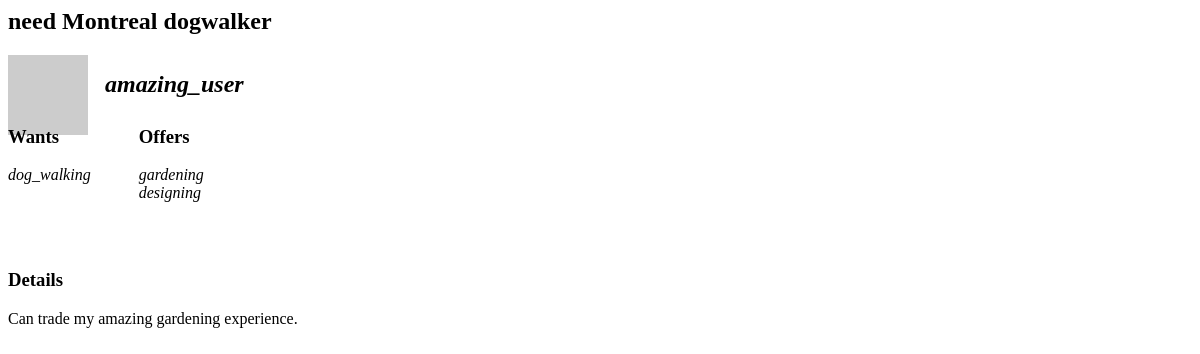
/offers?id=57, run on the app's committed database.
### tables this page shows
CREATE TABLE IF NOT EXISTS `post_details` (
  `id` int(11) NOT NULL AUTO_INCREMENT,
  `post_id` int(11) NOT NULL COMMENT 'FK (posts.id)',
  `service_id` int(11) NOT NULL COMMENT 'FK (services.id)',
  PRIMARY KEY (`id`)
);

CREATE TABLE IF NOT EXISTS `posts` (
  `id` int(11) NOT NULL AUTO_INCREMENT,
  `user_id` int(11) NOT NULL COMMENT 'FK (users.id)',
  `want` tinyint(1) NOT NULL COMMENT 'bool',
  `title` varchar(150) NOT NULL,
  `content` varchar(900) NOT NULL,
  `time` timestamp NOT NULL DEFAULT CURRENT_TIMESTAMP,
  PRIMARY KEY (`id`)
);

CREATE TABLE IF NOT EXISTS `users` (
  `id` int(11) NOT NULL AUTO_INCREMENT,
  `username` varchar(30) NOT NULL,
  `country` text NOT NULL,
  `city` varchar(60) NOT NULL,
  `email` varchar(40) NOT NULL,
  `bio` varchar(600) NOT NULL COMMENT '600max',
  `encrypted_password` varchar(45) NOT NULL,
  `date_joined` date NOT NULL COMMENT 'date joined',
  PRIMARY KEY (`id`)
);

### app/post/post.php (called while the page is built, shortened)
<?php
class Post extends TableObject {
    public static function find($table="posts", array $options) {
        if (isset($options["all"])) {
            $SQL = "SELECT posts.id, posts.user_id, posts.title, posts.content, posts.time, post_details.service_id FROM $table INNER JOIN post_details ON posts.id = post_details.post_id ORDER BY id DESC;";
        } elseif (isset($options["byID"])) {
            $SQL = "SELECT posts.id, posts.user_id, posts.title, posts.content, posts.time, post_details.service_id FROM $table INNER JOIN post_details ON posts.id = post_details.post_id WHERE ";
            foreach($options["byID"] as $id) {
                $SQL .= "posts.id = $id OR ";
            }
            $SQL  = substr($SQL, 0, -4);
            $SQL .= " ORDER BY posts.id DESC;";
        } elseif (isset($options["filter"])) {
            $SQL = $options["SQL"];
        } else {
            $SQL = 'error';
        }
        $res = mysql_query($SQL);
        $posts = array();
        $allServices = Service::find("services", array("all" => true));
        $myServices = array();
        $idTracker = array();
        while ($row = mysql_fetch_assoc($res)) {
            if (!in_array($row['id'], $idTracker)) {
                $idTracker[] = $row['id'];
                foreach($allServices as $service) {
                    if ($service->id == $row['service_id']) {
                        if (!isset($myServices[ $row['id'] ])) {
                            $myServices[ $row['id'] ] = array(new Service($service->id, $service->name));
                        } else {
                            array_push($myServices[ $row['id'] ], new Service($service->id, $service->name));
                        }
                    }
                }
                $usernameSQL = "SELECT users.username FROM users INNER JOIN posts ON users.id = posts.user_id WHERE users.id = '{$row['user_id']}' LIMIT 1;";
                $res2 = DB::try_query($usernameSQL);
                $username = mysql_fetch_assoc($res2);
                $post = new Post($row['id'], $row['user_id'], $row['title'], $row['content'], $row['time'], $myServices[ $row['id'] ], $username);
                $posts[] = $post;
            }
        }
        return $posts;
    }
    function __construct($id, $userID, $title, $body, $timestamp, $services=NULL, $username=NULL) {
        $this->title = $title;
        $this->body = $body;
    }
}
?>

### app/service/service.php (called while the page is built, shortened)
<?php
class Service extends TableObject {
    public static function find($table="services", array $options) {
        if (isset($options["all"])) {
            $customSQL = "SELECT * FROM $table;";
            $res = TableObject::findAll($table, $customSQL);
            $services = array();
            while ($row = mysql_fetch_assoc($res)) {
                $service = new Service($row['id'], $row['name']);
                $services[] = $service;
            }
            return $services;
        }
        elseif (isset($options["byID"])) {
            TableObject::findById($table, $options['byID']);
        }
    }
    public function __construct($id, $name) {
        $this->id   = $id;
        $this->name = $name;
    }
}

### lib/abstract_classes.php (called while the page is built, shortened)
<?php
abstract class TableObject {
    protected static function findAll($table=NULL, $customSQL=NULL) {
        if (!$customSQL) {
            $SQL = "SELECT * FROM $table WHERE id = ?";
        } else {
            $SQL = $customSQL;
        }
        $res = DB::try_query($SQL);
        return $res;
    }
}

### lib/core-ext.php (called while the page is built, shortened)
<?php
class DB {
    public static function try_query($query) {
        $res = mysql_query($query);
        return $res;
    }
}

### app/user/user.php (called while the page is built, shortened)
<?php
class UserRetriever {
    public static function build($username) {
        $selectUserSQL = "SELECT * FROM users WHERE username = '{$username}'";
        $result = mysql_query($selectUserSQL);
        while ($row = mysql_fetch_assoc($result)) {
            $id         = $row['id'];
            $username   = $row['username'];
            $country    = $row['country'];
            $city       = $row['city'];
            $email      = $row['email'];
            $bio        = $row['bio'];
            $pass       = $row['encrypted_password'];
            $dateJoined = $row['date_joined'];
            return new User($id, $username, $country, $city, $email, $bio,  array(), $pass, $dateJoined);
        }
    }
}
class User extends TableObject {
    function __construct($id, $name, $country, $city, $email, $bio, array $offers, $password=NULL, $dateJoined=NULL) {
        $this->name    = $name;
        $this->email   = $email;
    }
}

### app/user/user_displayer.php (the view, shortened to what this page needs)
<?php
class UserDisplayer extends BaseDisplayer {
    public function shortFormat(TableObject $user) {
        $this->html  = '<div class="user">';
        $this->html .= "<div class=\"user_pic\"><a href=\"users/profile.php?user={$user->name}\"><img src=\"{$this->gravatar($user->email, 60)}\" /></a></div><br />";
        $this->html .= "<div class=\"username\"><h2>{$user->name}</h2></div>";
        $this->html .= "</div>";
    }
    public function gravatar($email, $size=80) {
        $defaultIMG = "";
        $gravURL = "http://www.gravatar.com/avatar/" . md5(strtolower(trim($email))) . "?d=" .
                    urlencode($defaultIMG) . "&s={$size}";
        return $gravURL;
    }
}

### public/offers.php (shortened to what this page needs)
<html>
<head>
</head>
<body>
<?php
if (isset($_GET['browse_by'])) {
    $basePath = "offers.php?category=";
    print <<<HTML
<div id="categories">
<a href="{$basePath}home_repair">Home repair</a><br />
<a href="{$basePath}gardening">Gardening</a><br />
<a href="{$basePath}carpooling_moving">Carpooling/Moving</a><br />
<a href="{$basePath}teaching">Teaching</a><br />
<a href="{$basePath}care_giving">Caregiving</a><br />
<a href="{$basePath}cooking">Cooking</a><br />
<a href="{$basePath}designing">Designing</a><br />
<a href="{$basePath}accounting">Accounting</a><br />
<a href="{$basePath}dog_walking">Dog Walking</a><br />
</div>
HTML;
} elseif (isset($_GET['id'])) {
    $options = array("byID" => array($_GET['id']));
    $posts = Post::find("posts", $options);
    foreach($posts as $post) {
        $display = new PostDisplayer();
        $display->longFormat($post);
        print $display;
    }
}
?>
</body>
</html>

### app/post/post_displayer.php (shortened to what this page needs)
<?php
class PostDisplayer extends BaseDisplayer {
    public $html;
    public function __toString() {
        return $this->html;
    }
    public function longFormat(TableObject $post) {
        $userWhoPosted = UserRetriever::build($post->username['username']);
        $userDisplayer = new UserDisplayer($userWhoPosted);
        $userDisplayer->shortFormat($userWhoPosted);
        $this->html  = <<<HTML
        <div class="post">
HTML;
        $this->html .= "<h2>$post->title</h2>";
        $this->html .= $userDisplayer;
        $this->html .= '<div class="user_wants">';
        $this->html .= "<h3>Wants</h3>";
        foreach($post->services as $s) {
            $this->html .= '<i class="service_name">';
            $this->html .= $s->name;
            $this->html .= '</i><br />';
        }
        $this->html .= '</div>';
        $this->html .= '<div class="user_offers">';
        $this->html .= "<h3>Offers</h3>";
        foreach($userWhoPosted->offers as $o) {
            $this->html .= '<i class="service_name">';
            $this->html .= $o;
            $this->html .= '</i><br />';
        }
        $this->html .= '</div><br class="clear" />';
        $this->html .= <<<HTML
        <h3>Details</h3>
        <div class="content">
        $post->body
        </div>
        </div>
HTML;
    }
}

### public/offers.php (style rules this page uses)
.user_pic { float:left; }
.user { max-height:80px; min-height:80px; margin-bottom:20px; }
.username { float:left; position:relative; bottom:22px; margin-left:17px; font-style:italic; }
.user_offers, .user_wants { float:left; margin-top:-3em; margin-bottom:3em; }
.user_offers { margin-left:3em; }

### data on the page
post_details: post.title "need Montreal dogwalker", users.username "amazing_user", display "dog_walking gardening designing", post.content "Can trade my amazing gardening experience."
